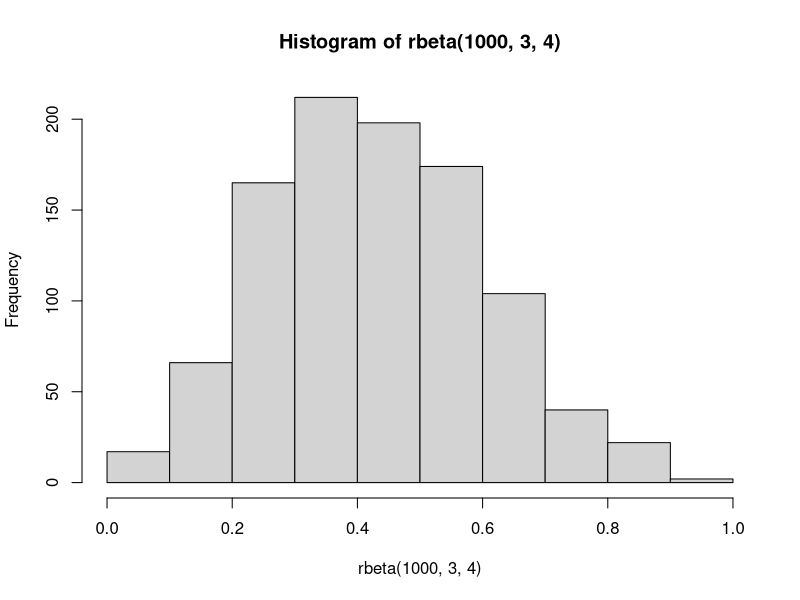
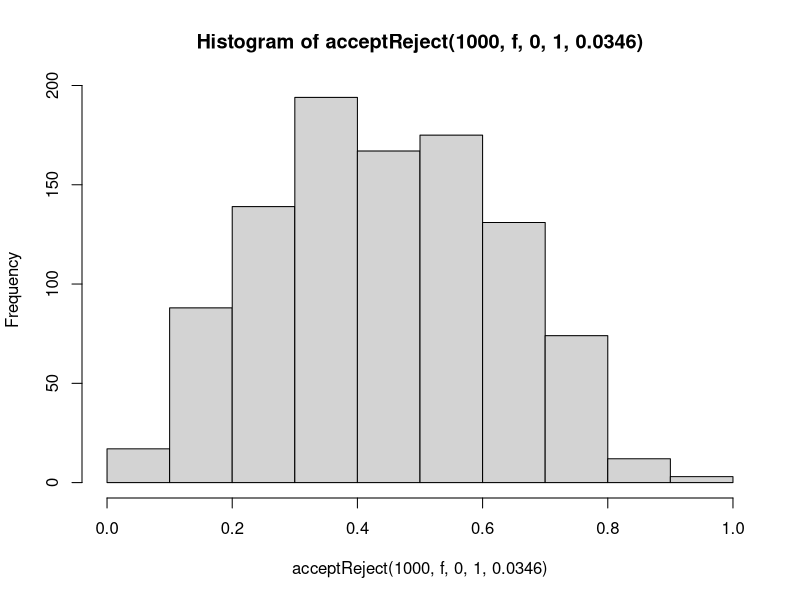
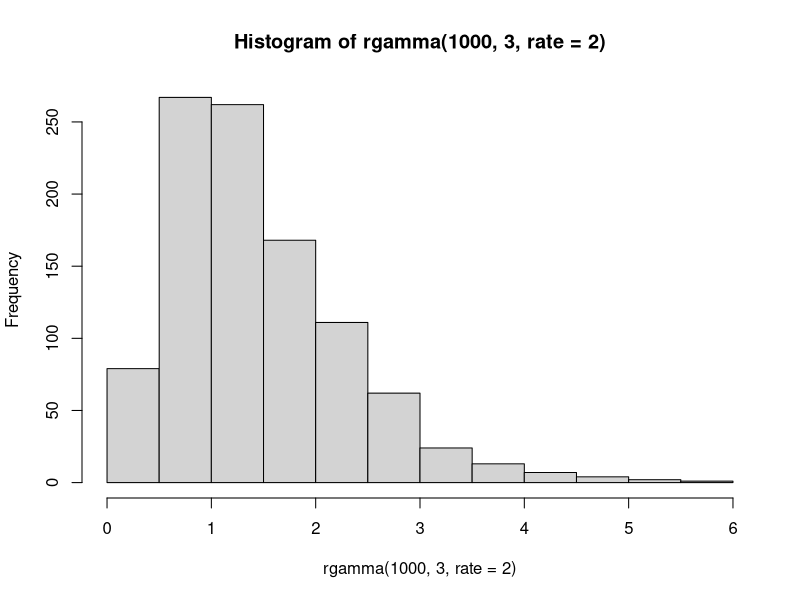
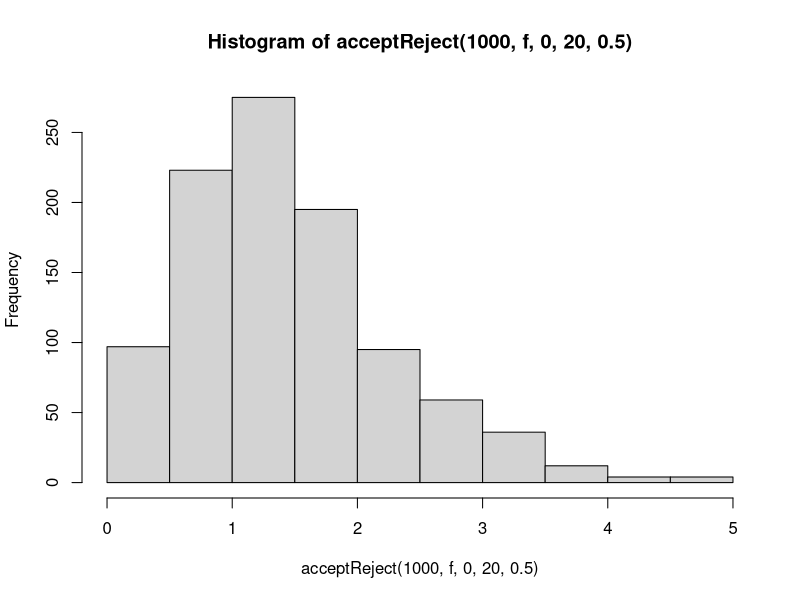
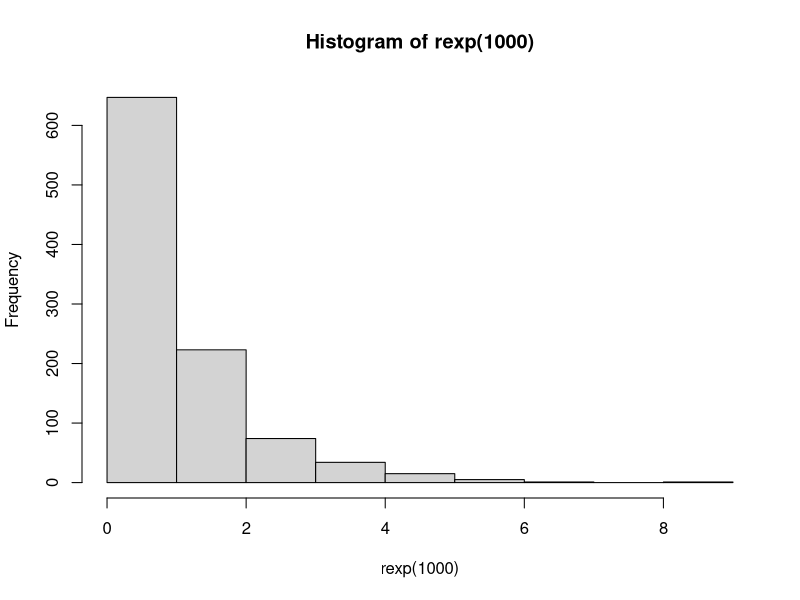
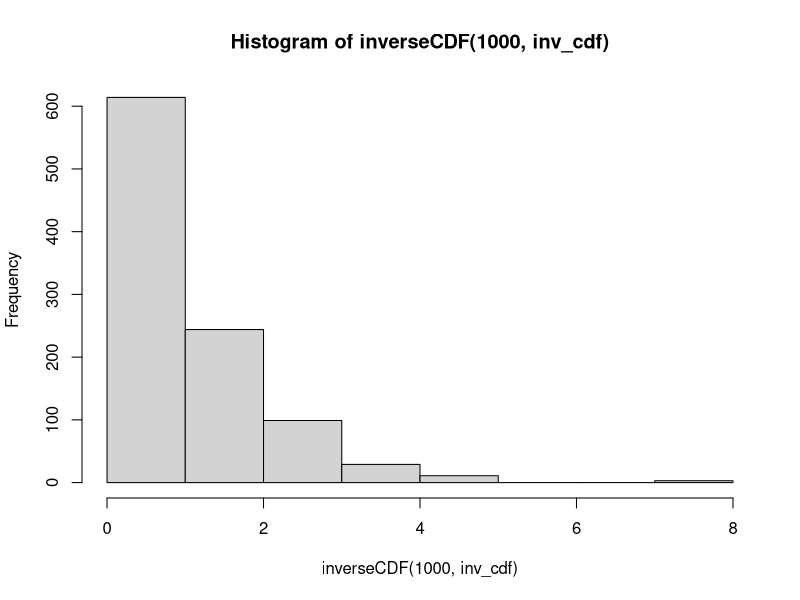
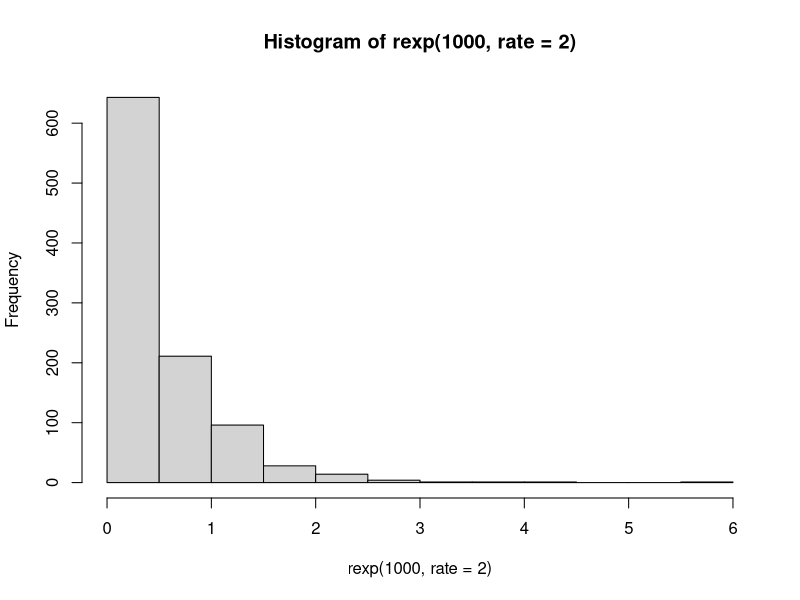
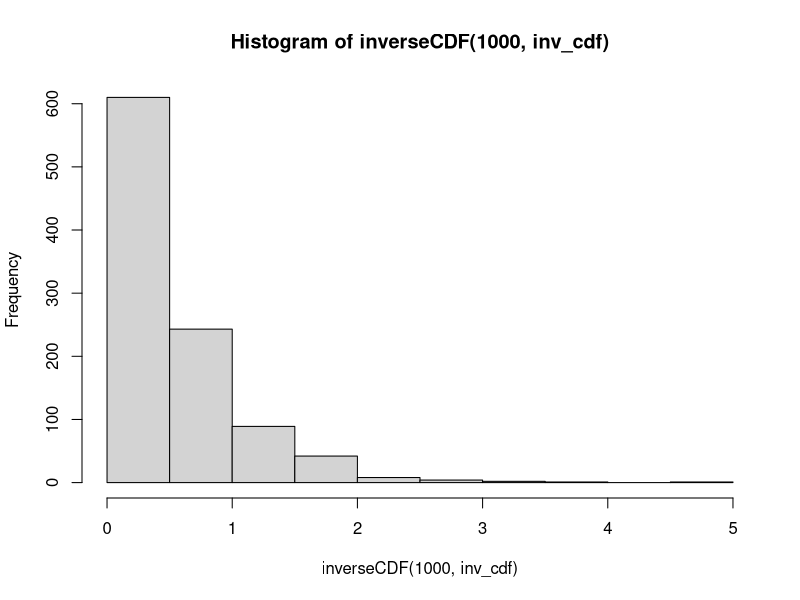

Generate these figures, in order, with R:
## ---- chunk 1
knitr::opts_chunk$set(echo = TRUE)
## ---- chunk 2
genNormalPowers <- function(n, mean=0, sd=1) {
  # INPUT:
  # n is the number of teams
  
  # OUTPUT:
  # returns a vector of team powers, sorted in decreasing order
  powers <- rnorm(n, mean, sd)
  return(sort(abs(powers), decreasing=TRUE))
}
## ---- chunk 3
# Reference: adapted from Yuchen Li (li215), HW2, Exercise 4

acceptReject <- function(nsim, f, min, max, M) {
  # INPUT:
  # nsim is the number of simulations
  # f is the target distribution
  # min is the min value in the domain of f
  # max is the max value in the domain of f
  # max
  # M >= sup{f(x)}
  
  # OUTPUT:
  # returns a vector of random variates sampled from f, using the 
  #   Accept-Reject method with Unif(min, max) as the reference distribution
  k1 = 0             # counter for accepted samples
  j1 = 0             # number of iterations required to get desired sample size
  y1 = numeric(nsim)    # storing the sample
  while(k1 < nsim){
      u = runif(1)
      x = runif(1, min, max)  # random variate from reference distribution
      g1 = 1
      if (u < f(x) / M / g1) {
        # condition of accepting x in our sample
        k1 = k1 + 1
        y1[k1] = x
      }
      j1 = j1 + 1
  }
  return(sort(y1, decreasing=TRUE))
}
## ---- chunk 4
inverseCDF <- function(n, inv_cdf) {
  # INPUT:
  # n is the number of simulations
  # inv_cdf is the inverse CDF function for f
  
  # OUTPUT:
  # returns a vector of random variates sampled from PDF f,
  #   using the Inverse CDF method
  u = runif(n)
  y = numeric(n)
  for (i in 1:n) {
    y[i] = inv_cdf(u[i])
  }
  return(sort(y, decreasing=TRUE))
}
## ---- chunk 5
genCrossTeamWinningProbabilities <- function(powers) {
  # INPUT:
  # powers is the teams powers
  
  # OUTPUT:
  # returns an n x n matrix M where M_{ij} is the probability of team-i beating team-j
  n = length(powers)
  probs = matrix(nrow=n, ncol=n)
  for (i in 1:n) {
    for (j in 1:n) {
      probs[i,j] = powers[i] / (powers[i] + powers[j])
    }
  }
  return(probs)
}
## ---- chunk 6
# Example
sample(1:8, size=2)
## ---- chunk 7
genCrossTeamWinningProbabilities(
 genNormalPowers(4) 
)
## ---- chunk 8
genCrossTeamWinningProbabilities(
 genNormalPowers(4, mean=10, sd=0.1) 
)
## ---- chunk 9
# Test `acceptReject`
f <- function(x) {return(x^2 * (1-x)^3)}
hist(rbeta(1000, 3, 4))
hist(acceptReject(1000, f, 0, 1, 0.0346))
# Actual
genCrossTeamWinningProbabilities(
 acceptReject(4, f, 0, 1, 0.0346)
)
## ---- chunk 10
# Test `acceptReject`
f <- function(x) {
    return(2^3 / gamma(3) * x^2 * exp(-2*x))
}
hist(rgamma(1000, 3, rate=2))
hist(acceptReject(1000, f, 0, 20, 0.5))
# Actual
genCrossTeamWinningProbabilities(
 acceptReject(4, f, 0, 20, 0.5)
)
## ---- chunk 11
# Test `inverseCDF`
inv_cdf <- function(x) {return(-log(x))}
hist(rexp(1000))
hist(inverseCDF(
    1000, 
    inv_cdf
  )
)
# Actual
genCrossTeamWinningProbabilities(
 inverseCDF(
    4, 
    inv_cdf
  )
)
## ---- chunk 12
# Test `inverseCDF`
inv_cdf <- function(x) {return(-log(x) / 2)}
hist(rexp(1000, rate=2))
hist(inverseCDF(
    1000, 
    inv_cdf
  )
)
# Actual
genCrossTeamWinningProbabilities(
 inverseCDF(
    4, 
    inv_cdf
  )
)
## ---- chunk 13
# Test `inverseCDF`
inv_cdf <- function(x) {return(-log(x) / 3)}
hist(rexp(1000, rate=3))
hist(inverseCDF(
    1000, 
    inv_cdf
  )
)
# Actual
genCrossTeamWinningProbabilities(
 inverseCDF(
    4, 
    inv_cdf
  )
)
